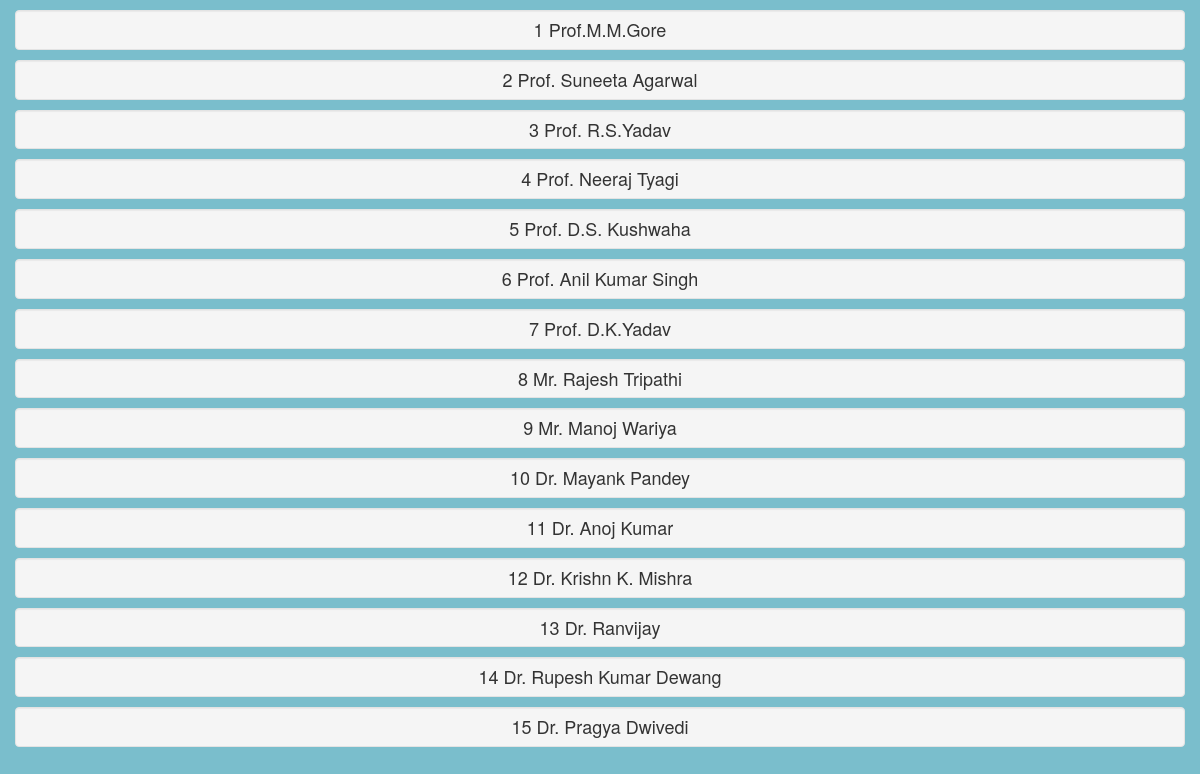
The app's page /faculty/ with its own data.
### student/models.py (models this page shows, shortened)
class Faculty(models.Model):
    id=models.PositiveIntegerField(primary_key=True,null=False)
    name=models.CharField(max_length=120)
    saa=models.BooleanField(default=False)
    sa=models.IntegerField(null=True,blank=True)
    sba=models.BooleanField(default=False)
    sb=models.IntegerField(null=True,blank=True)
    sca=models.BooleanField(default=False)
    sc=models.IntegerField(null=True,blank=True)

### student/views.py (the view)
# urls.py: path('faculty/',v.Faculty_list,name='faculty'),
def Faculty_list(request):
    list=Faculty.objects.all()
    return render(request,'faculty_list.html',{'list':list})

### templates/faculty_list.html (shortened to what this page needs)
<!DOCTYPE html>
<html>
    <head>
        <link rel="stylesheet" href="https://maxcdn.bootstrapcdn.com/bootstrap/3.4.1/css/bootstrap.min.css">
    </head>
    <body>
<div class="container text-center">
<ul class="list-group">
{% for i in list%}
<div class="row">
<li class="list-group-item h4 well well-sm">{{ i.id }} {{ i.name }}</li>
</div>
{%  endfor %}
</ul>
</div>
</body>
</html>

### templates/faculty_list.html (style rules this page uses)
body { margin: 0; padding: 0; height: 100%; background: #7abecc !important; }

### records on screen
Faculty: id "1", name "Prof.M.M.Gore"
Faculty: id "2", name "Prof. Suneeta Agarwal"
Faculty: id "3", name "Prof. R.S.Yadav"
Faculty: id "4", name "Prof. Neeraj Tyagi"
Faculty: id "5", name "Prof. D.S. Kushwaha"
Faculty: id "6", name "Prof. Anil Kumar Singh"
Faculty: id "7", name "Prof. D.K.Yadav"
Faculty: id "8", name "Mr. Rajesh Tripathi"
Faculty: id "9", name "Mr. Manoj Wariya"
Faculty: id "10", name "Dr. Mayank Pandey"
Faculty: id "11", name "Dr. Anoj Kumar"
Faculty: id "12", name "Dr. Krishn K. Mishra"
Faculty: id "13", name "Dr. Ranvijay"
Faculty: id "14", name "Dr. Rupesh Kumar Dewang"
Faculty: id "15", name "Dr. Pragya Dwivedi"
